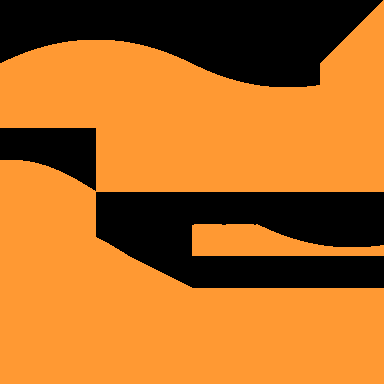

This game map was drawn from its Tiled (.tmx) file and the tilesets committed beside it. A one-line description and the trimmed map source follow:
An orthogonal 12x12 tile map with 32x32 px tiles, 1 tile layer (Tile Layer 1).

<map version="1.0" orientation="orthogonal" renderorder="right-down" width="12" height="12" tilewidth="32" tileheight="32" nextobjectid="1">
 <tileset firstgid="1" name="curves" tilewidth="32" tileheight="32">
  <image source="../img/curves.png" width="384" height="384" />
 </tileset>
 <layer name="Tile Layer 1" width="12" height="12">
  <data>[144 cells, 133 non-empty, 42 distinct tile ids]</data>
 </layer>
</map>